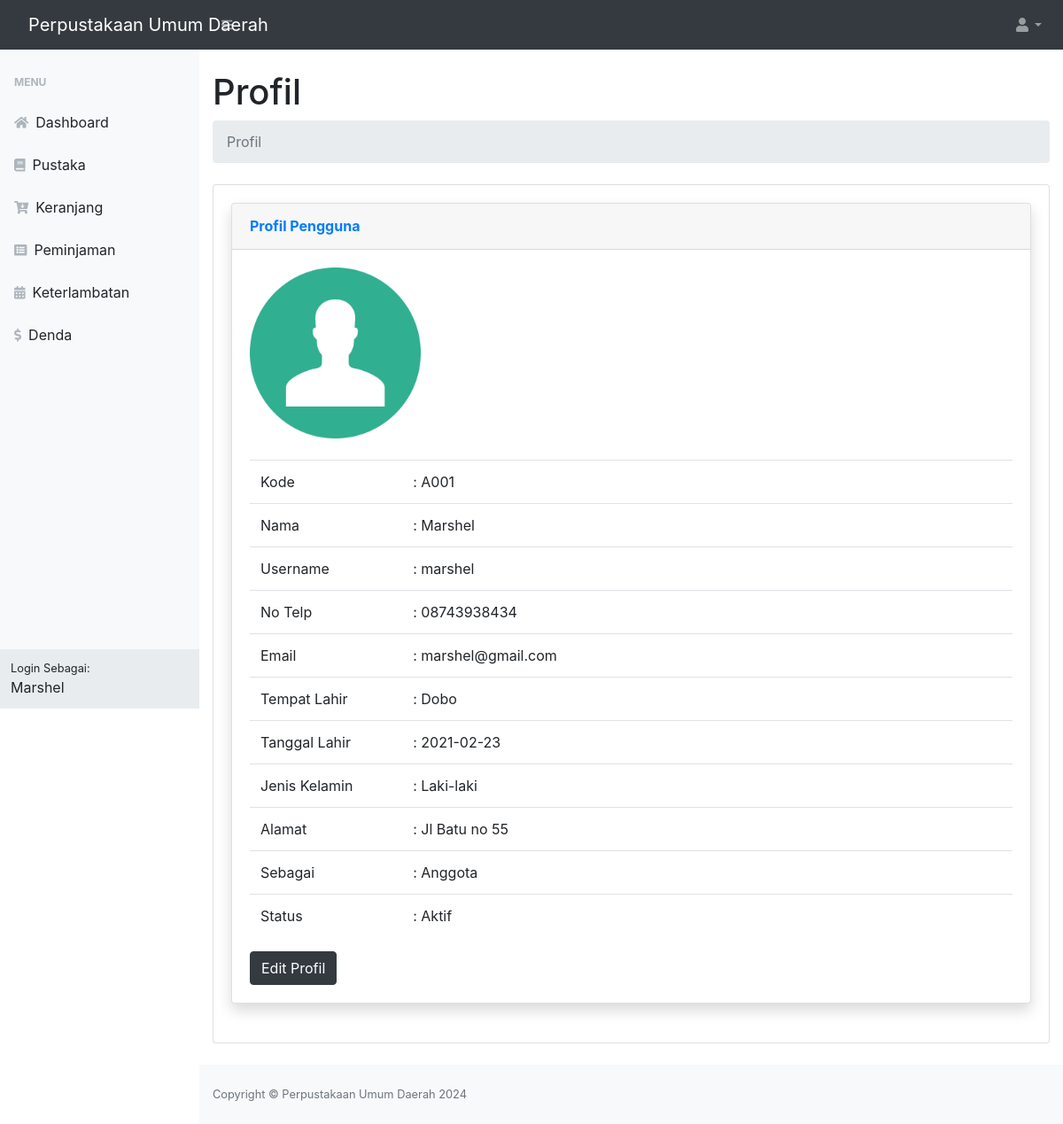
The app's page /dist/index.php?page=profil (signed in) with its own data.
### tables this page shows
CREATE TABLE `profil_aplikasi` (
  `id` int(11) NOT NULL,
  `nama_aplikasi` varchar(30) NOT NULL,
  `nama_pimpinan` varchar(100) NOT NULL,
  `alamat` varchar(100) NOT NULL,
  `no_telp` char(14) NOT NULL,
  `website` varchar(50) NOT NULL,
  `logo` varchar(100) NOT NULL
);

CREATE TABLE `pengguna` (
  `id_pengguna` int(11) NOT NULL,
  `kode_pengguna` char(9) NOT NULL,
  `username` varchar(50) NOT NULL,
  `password` varchar(500) NOT NULL,
  `level` varchar(20) NOT NULL,
  `status` int(11) NOT NULL
);

CREATE TABLE `anggota` (
  `id_anggota` int(11) NOT NULL,
  `kode_anggota` char(10) NOT NULL,
  `nama_anggota` varchar(50) NOT NULL,
  `foto` varchar(100) NOT NULL DEFAULT 'foto_default.png',
  `no_telp` char(14) NOT NULL,
  `email` varchar(50) NOT NULL,
  `alamat` varchar(50) NOT NULL,
  `jenis_kelamin` int(11) NOT NULL,
  `tempat_lahir` varchar(50) NOT NULL,
  `tanggal_lahir` date NOT NULL
);

### dist/profil/index.php (the view, shortened to what this page needs)
<main>
    <div class="container-fluid">
        <h1 class="mt-4">Profil</h1>
        <ol class="breadcrumb mb-4">
            <li class="breadcrumb-item active">Profil</li>
        </ol>
        <div class="card mb-4">
            <div class="card-body">
                <div class="row">
                    <div class="col-xl-12 col-lg-5">
                        <div class="card shadow mb-4">
                            <div class="card-header py-3 d-flex flex-row align-items-center justify-content-between">
                                <h6 class="m-0 font-weight-bold text-primary">Profil Pengguna</h6>
                            </div>
                            <?php
                                include '../config/database.php';
                                $id_pengguna=$_SESSION["id_pengguna"];
                                if ($_SESSION["level"]=='Anggota' or $_SESSION["level"]=='anggota'){
                                    $sql="select * from pengguna p
                                    inner join anggota a on a.kode_anggota=p.kode_pengguna
                                    where p.id_pengguna=$id_pengguna limit 1";
                                }
                                $hasil=mysqli_query($kon,$sql);
                                $data = mysqli_fetch_array($hasil);
                            ?>
                            <div class="card-body">
                                <div class="row">
                                    <div class="col-sm-3">
                                    <?php
                                        if ($_SESSION["level"]=='Anggota' or $_SESSION["level"]=='anggota'):
                                    ?>
                                    <img class="card-img-top" src="anggota/foto/<?php echo $data['foto'];?>" alt="Card image">
                                    <?php endif; ?>
                                    </div>
                                </div>
                                <BR>
                                <div class="row">
                                    <div class="col-sm-12">
                                        <table class="table">
                                            <tbody>
                                                <tr>
                                                    <td>Kode</td>
                                                    <td width="80%">: <?php echo $data['kode_pengguna'];?></td>
                                                </tr>
                                                <tr>
                                                    <td>Nama</td>
                                                    <?php if ($_SESSION["level"]=='Anggota' or $_SESSION["level"]=='anggota'):?>
                                                    <td width="80%">: <?php echo $data['nama_anggota'];?></td>
                                                    <?php endif; ?>
                                                </tr>
                                                <tr>
                                                    <td>Username</td>
                                                    <td width="80%">: <?php echo $data['username'];?></td>
                                                </tr>
                                                <tr>
                                                    <td>No Telp</td>
                                                    <td width="80%">: <?php echo $data['no_telp'];?></td>
                                                </tr>
                                                <tr>
                                                    <td>Email</td>
                                                    <td width="80%">: <?php echo $data['email'];?></td>
                                                </tr>
                                                <?php if ($_SESSION["level"]=='Anggota' or $_SESSION["level"]=='anggota'):?>
                                                <tr>
                                                    <td>Tempat Lahir</td>
                                                    <td width="80%">: <?php echo $data['tempat_lahir'];?></td>
                                                </tr>
                                                <tr>
                                                    <td>Tanggal Lahir</td>
                                                    <td width="80%">: <?php echo $data['tanggal_lahir'];?></td>
                                                </tr>
                                                <tr>
                                                    <td>Jenis Kelamin</td>
                                                    <td width="80%">:  <?php echo $data['jenis_kelamin'] == 1 ? 'Laki-laki' : 'Perempuan';?></td>
                                                </tr>
                                                <tr>
                                                    <td>Alamat</td>
                                                    <td width="80%">: <?php echo $data['alamat'];?></td>
                                                </tr>
                                                <?php endif; ?>
                                                <tr>
                                                    <td>Sebagai</td>
                                                    <td width="80%">: <?php echo $data['level'];?></td>
                                                </tr>
                                                <tr>
                                                    <td>Status</td>
                                                    <td width="80%">: <?php echo $data['status'] == 1 ? 'Aktif' : 'Tidak Aktif';?></td>
                                                </tr>
                                            </tbody>
                                        </table>
                                        <button type="button" class="btn btn-dark" data-toggle="modal" data-target="#ubah_profil">Edit Profil</button>
                                    </div>
                                </div>
                            </div>
                        </div>
                    </div>
                </div>
            </div>
        </div>
    </div>
</main>

### dist/index.php (shortened to what this page needs)
<?php
  include '../config/database.php';
  $hasil=mysqli_query($kon,"select * from profil_aplikasi order by nama_aplikasi desc limit 1");
  $data = mysqli_fetch_array($hasil);
?>
<!DOCTYPE html>
<html lang="en">
    <head>
        <link href="../src/templates/css/styles.css" rel="stylesheet" />
        <link href="../src/plugin/bootstrap/css/bootstrap.min.css" rel="stylesheet" />
        <link href="../src/plugin/datatables/dataTables.bootstrap4.min.css" rel="stylesheet" />
    </head>
    <body class="sb-nav-fixed">
        <nav class="sb-topnav navbar navbar-expand navbar-dark bg-dark">
            <a class="navbar-brand" href="#"><?php  echo $data['nama_aplikasi'];?></a>
            <button class="btn btn-link btn-sm order-1 order-lg-0" id="sidebarToggle" href="#"><i class="fas fa-bars"></i></button>
            <ul class="navbar-nav ml-auto ml-md-0">
                <li class="nav-item dropdown">
                    <a class="nav-link dropdown-toggle" id="userDropdown" href="#" role="button" data-toggle="dropdown" aria-haspopup="true" aria-expanded="false"><i class="fas fa-user fa-fw"></i></a>
                </li>
            </ul>
        </nav>
        <div id="layoutSidenav">
            <div id="layoutSidenav_nav">
                <nav class="sb-sidenav accordion sb-sidenav-light" id="sidenavAccordion">
                    <div class="sb-sidenav-menu">
                        <?php
                        if ($_SESSION['level']=='Anggota' or $_SESSION['level']=='anggota'):
                        ?>
                        <div class="nav">
                            <div class="sb-sidenav-menu-heading">Menu</div>
                            <a class="nav-link" href="index.php?page=dashboard">
                                <div class="sb-nav-link-icon"><i class="fas fa-home"></i></div>
                                Dashboard
                            </a>
                            <a class="nav-link" href="index.php?page=pustaka">
                                <div class="sb-nav-link-icon"><i class="fas fa-book"></i></div>
                                Pustaka
                            </a>
                            <a class="nav-link" href="index.php?page=keranjang">
                                <div class="sb-nav-link-icon"><i class="fas fa-cart-arrow-down"></i></div>
                                Keranjang
                            </a>
                            <a class="nav-link" href="index.php?page=peminjaman-saya">
                                <div class="sb-nav-link-icon"><i class="fas fa-list-alt"></i></div>
                                Peminjaman
                            </a>
                            <a class="nav-link" href="index.php?page=keterlambatan-saya">
                                <div class="sb-nav-link-icon"><i class="fas fa-calendar-alt"></i></div>
                                Keterlambatan
                            </a>
                            <a class="nav-link" href="index.php?page=denda-saya">
                                <div class="sb-nav-link-icon"><i class="fas fa-dollar-sign"></i></div>
                                Denda
                            </a>
                        </div>
                        <?php endif; ?>
                    </div>
                    <div class="sb-sidenav-footer">
                        <div class="small">Login Sebagai:</div>
                        <?php
                            if ($_SESSION['level']=='Anggota' or $_SESSION['level']=='anggota'):
                                echo $_SESSION["nama_anggota"];
                            endif;
                        ?>
                    </div>
                </nav>
            </div>
            <div id="layoutSidenav_content">
                <?php
                    if(isset($_GET['page'])){
                        $page = $_GET['page'];
                        switch ($page) {
                            case 'profil':
                                include "profil/index.php";
                            break;
                        }
                    }
                ?>
                <footer class="py-4 bg-light mt-auto">
                    <div class="container-fluid">
                        <div class="d-flex align-items-center justify-content-between small">
                        <?php
                            include '../config/database.php';
                            $hasil=mysqli_query($kon,"select nama_aplikasi from profil_aplikasi order by nama_aplikasi desc limit 1");
                            $data = mysqli_fetch_array($hasil);
                        ?>
                        <div class="text-muted">Copyright &copy; <?php echo $data['nama_aplikasi'];?> <?php echo date('Y');?></div>
                        </div>
                    </div>
                </footer>
            </div>
        </div>
        <link href="../src/plugin/select2/select2.min.css" rel="stylesheet" />
        <link href="../src/js/jquery-ui/jquery-ui.css" rel="stylesheet" />
    </body>
</html>

### records on screen
profil_aplikasi: nama_aplikasi "Perpustakaan Umum Daerah"
pengguna: anggota.foto (placeholder picture), kode_pengguna "A001", anggota.nama_anggota "Marshel", username "marshel", anggota.no_telp "08743938434", anggota.email "marshel@gmail.com", anggota.tempat_lahir "Dobo", anggota.tanggal_lahir "2021-02-23", anggota.alamat "Jl Batu no 55", level "Anggota"

### other values on screen
$_SESSION["nama_anggota"] "Marshel"
